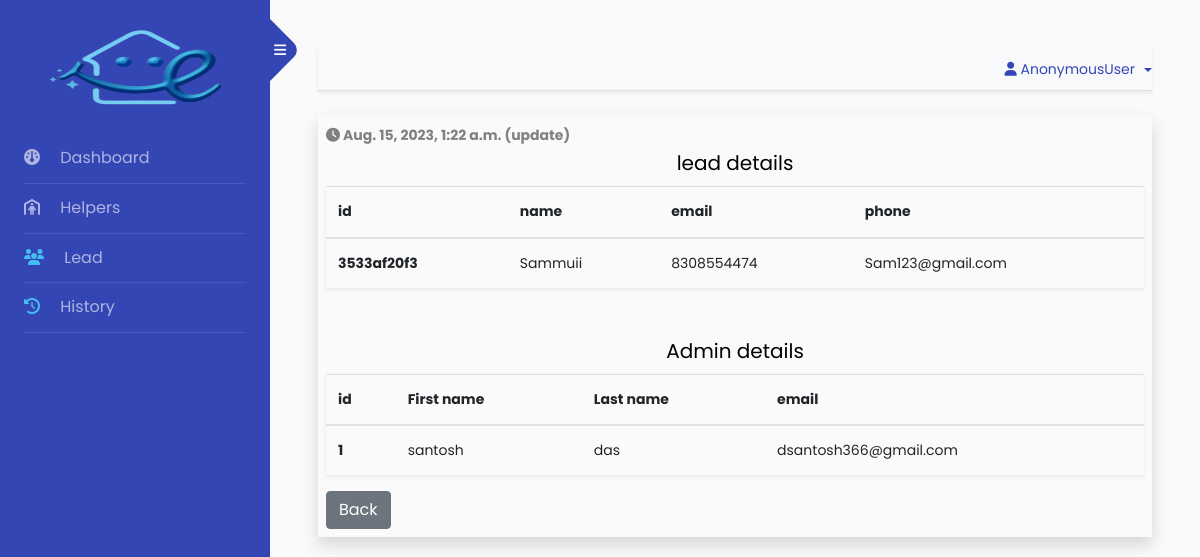
The app's page /history_view/44, older data.
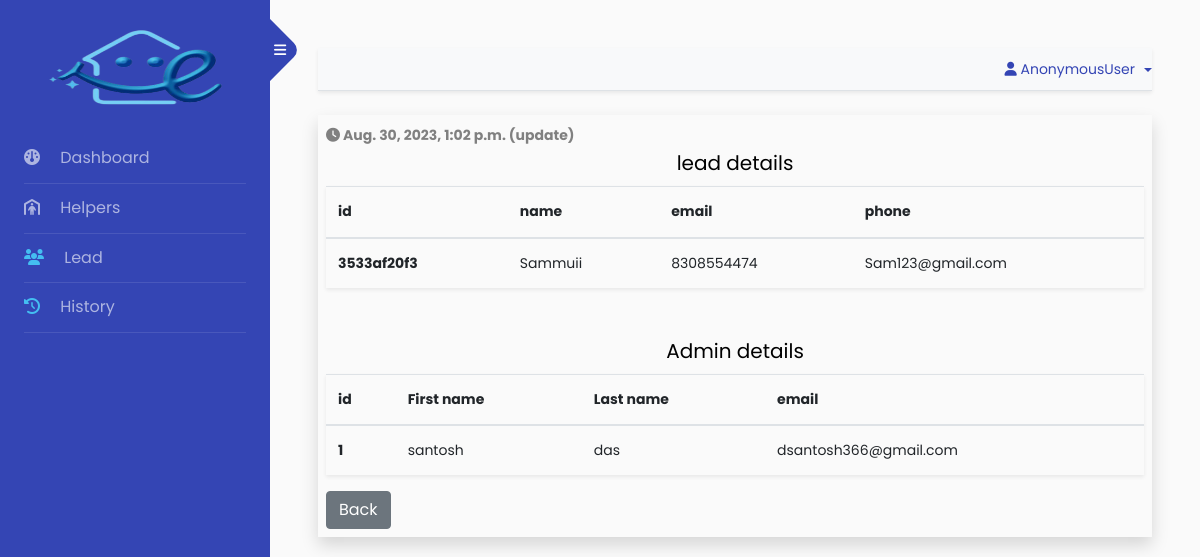
The same page, newer data.
### app/models.py (models this page shows, shortened)
class HistoryModel(models.Model):
    lead = models.ForeignKey(leadHistoryModel,on_delete=models.CASCADE,null=True,blank=True)
    helper = models.ForeignKey(HelperHistoryModel,on_delete=models.CASCADE,null=True,blank=True)
    date = models.DateTimeField(auto_now_add=True)

class leadHistoryModel(models.Model):
    lead_id = models.CharField(max_length=20,null=True,blank=True)
    name = models.CharField(max_length=100,null=False,blank=False)
    phone = models.IntegerField(null=False,blank=False)
    email = models.CharField(max_length=100,null=True,blank=True)
    admin_user = models.ForeignKey(User,on_delete=models.DO_NOTHING,null=True,blank=True)
    create_date = models.DateTimeField(auto_now_add=True)
    update_date = models.DateTimeField(null=True,blank=True)
    history_status = models.CharField(max_length=100,choices=HISTORY_STATUS,default='create')

### backnd/views.py (the view)
# urls.py: path('history_view/<id>',HistoryDetailsView,name='history_view'),
def HistoryDetailsView(request,id):
    data = {
      'data':HistoryModel.objects.get(id = id)
    }
    return render(request,"history_details.html",data)

### templates/history_details.html (shortened to what this page needs)
{% extends 'index.html' %}
{% block body %}
{% if data.lead %}
<div class='mt-4 shadow p-2'>
    <span>
        <b><i class="fa-solid fa-clock"></i>   {{data.date}} ({{data.lead.history_status}})</b>
    </span>
    <table class="table shadow-sm p-2 mb-5">
        <h5 class='text-center'>lead details</h5>
        <thead>
          <tr>
            <th scope="col">id</th>
            <th scope="col">name</th>
            <th scope="col">email</th>
            <th scope="col">phone</th>
          </tr>
        </thead>
        <tbody>
          <tr>
            <th scope="row">{{data.lead.lead_id}}</th>
            <td>{{data.lead.name}}</td>
            <td>{{data.lead.phone}}</td>
            <td>{{data.lead.email}}</td>
          </tr>
        </tbody>
    </table>
    <table class="table shadow-sm p-2 ">
        <h5 class='text-center'>Admin details</h5>
        <thead>
          <tr>
            <th scope="col">id</th>
            <th scope="col">First name</th>
            <th scope="col">Last name</th>
            <th scope="col">email</th>
          </tr>
        </thead>
        <tbody>
          <tr>
            <th scope="row">{{data.lead.admin_user.id}}</th>
            <td>{{data.lead.admin_user.first_name}}</td>
            <td>{{data.lead.admin_user.last_name}}</td>
            <td>{{data.lead.admin_user.email}}</td>
          </tr>
        </tbody>
    </table>
    <a href="{% url 'history' %}" class='btn btn-secondary'>Back</a>
</div>
{% endif %}
{% endblock body %}

Row changes from the older to the newer data that the page shows:
changed HistoryModel "update": date "Aug. 15, 2023, 1:22 a.m." → "Aug. 30, 2023, 1:02 p.m."
